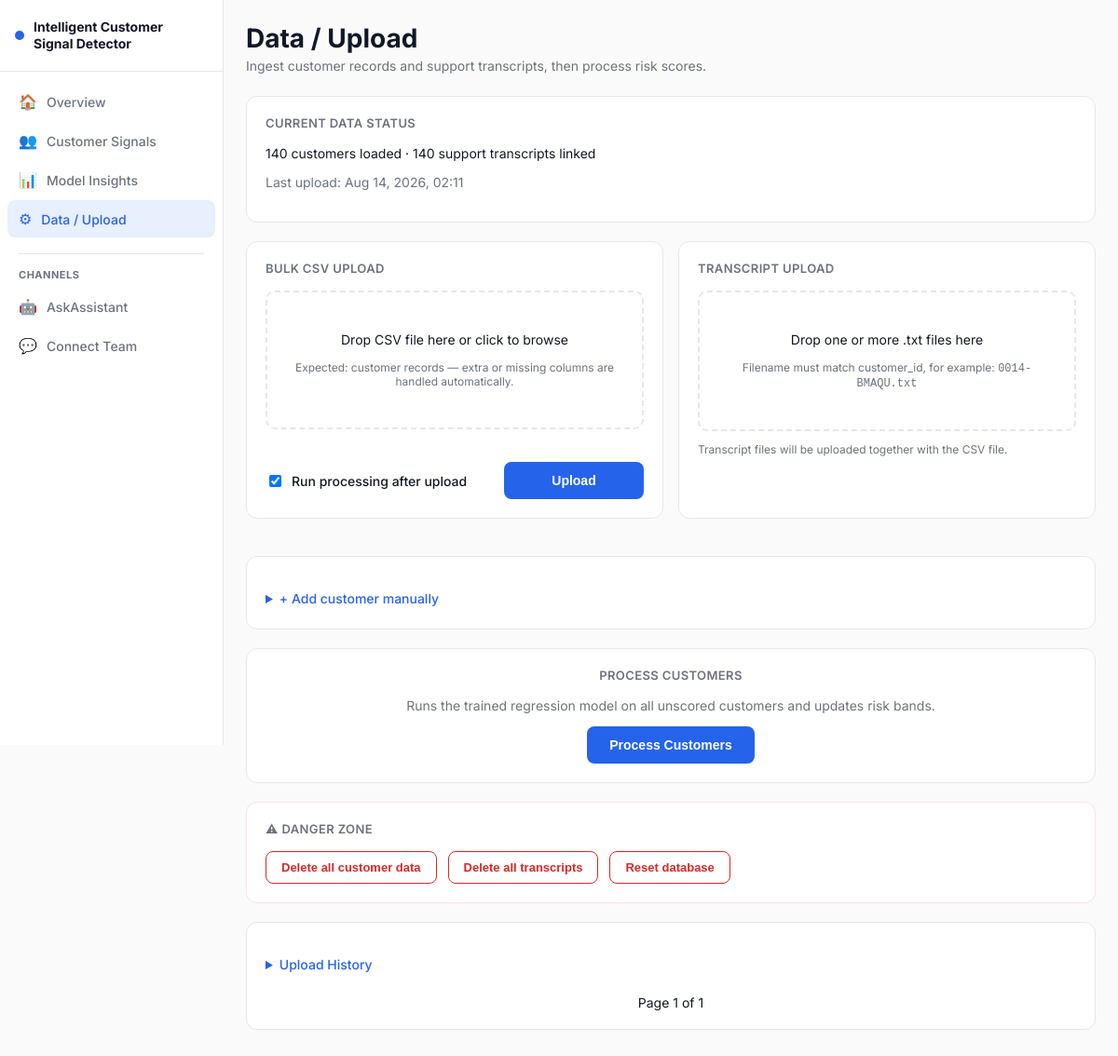
The page /data/ on the database as committed earlier.
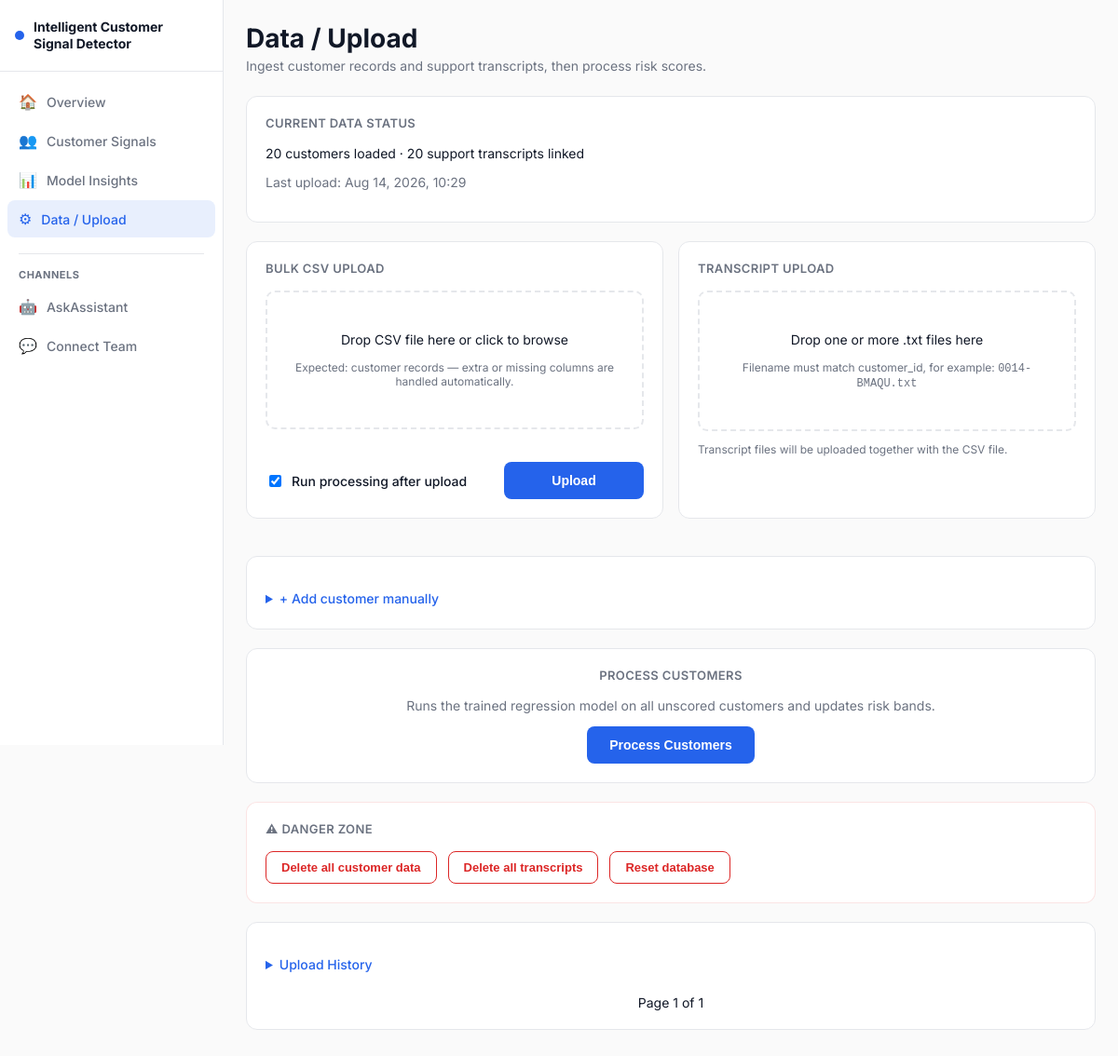
The same page on the database as committed later.
### customer_signal/models.py (models this page shows, shortened)
class UploadBatch(models.Model):
    filename = models.CharField(max_length=255)
    file_type = models.CharField(max_length=10)  # csv / txt
    storage_folder = models.CharField(max_length=500, blank=True)
    rows_added = models.IntegerField(default=0)
    rows_updated = models.IntegerField(default=0)
    rows_skipped_duplicate = models.IntegerField(default=0)
    uploaded_at = models.DateTimeField(auto_now_add=True)
    class Meta:
        ordering = ["-uploaded_at"]

### customer_signal/views.py (the view)
# urls.py: path("data/", views.data_upload, name="data_upload"),
def data_upload(request):
    customer_count = Customer.objects.count()
    transcript_count = Transcript.objects.filter(customer__isnull=False).count()
    last_batch = UploadBatch.objects.first()
    upload_history_qs = UploadBatch.objects.all().order_by('-uploaded_at')
    from django.core.paginator import Paginator
    page = request.GET.get('batch_page', 1)
    paginator = Paginator(upload_history_qs, 10)
    upload_history = paginator.get_page(page)
    context = {
        "customer_count": customer_count,
        "transcript_count": transcript_count,
        "last_batch": last_batch,
        "upload_history": upload_history,
    }
    return render(request, "customer_signal/data_upload.html", context)

### templates/customer_signal/data_upload.html (shortened to what this page needs)
{% extends "customer_signal/base.html" %}
{% load static %}
{% block content %}
<div
  id="data-upload-page"
  data-upload-url="{% url 'api_upload_all' %}"
  data-manual-url="{% url 'api_manual_customer' %}"
  data-process-url="{% url 'api_process' %}"
  data-reset-url="{% url 'api_data_reset' %}"
>
  <div class="page-header">
    <div>
      <h1 class="page-title">Data / Upload</h1>
      <p class="page-subtitle">
        Ingest customer records and support transcripts, then process risk scores.
      </p>
    </div>
  </div>
  <div class="card section">
    <h2 class="section-heading">Current Data Status</h2>
    <p>
      {{ customer_count }} customers loaded ·
      {{ transcript_count }} support transcripts linked
    </p>
    {% if last_batch %}
      <p class="text-secondary">
        Last upload:
        {{ last_batch.uploaded_at|date:"M d, Y, H:i" }}
      </p>
    {% endif %}
  </div>
  <div class="upload-grid">
    <div class="card section">
      <h2 class="section-heading">Bulk CSV Upload</h2>
      <div class="dropzone" id="csv-dropzone">
        <p>Drop CSV file here or click to browse</p>
        <p class="text-secondary small">
          Expected: customer records — extra or missing columns are handled
          automatically.
        </p>
      </div>
      <div class="upload-actions" style="display: flex; align-items: center; justify-content: space-between; margin-top: 20px; padding-top: 15px; border-top: 1px solid var(--border-color);">
        <label class="checkbox" style="display: flex; align-items: center; gap: 8px; font-weight: 500; cursor: pointer;">
          <input type="checkbox" id="auto-process" checked>
          Run processing after upload
        </label>
        <button type="button" class="btn btn-primary btn-large" id="upload-btn" style="min-width: 150px;">
           Upload
        </button>
      </div>
    </div>
    <div class="card section">
      <h2 class="section-heading">Transcript Upload</h2>
      <div class="dropzone" id="txt-dropzone">
        <p>Drop one or more .txt files here</p>
        <p class="text-secondary small">
          Filename must match customer_id, for example:
          <code>0014-BMAQU.txt</code>
        </p>
      </div>
      <p class="text-secondary small">
        Transcript files will be uploaded together with the CSV file.
      </p>
    </div>
  </div>
  <div class="card section">
    <details class="disclosure">
      <summary>+ Add customer manually</summary>
    </details>
  </div>
  <div class="card section process-section">
    <h2 class="section-heading">Process Customers</h2>
    <p class="text-secondary">
      Runs the trained regression model on all unscored customers and updates
      risk bands.
    </p>
    <button
      type="button"
      class="btn btn-primary btn-large"
      id="process-btn"
    >
      Process Customers
    </button>
  </div>
  <div class="card section danger-zone">
    <h2 class="section-heading">⚠ Danger Zone</h2>
    <div class="danger-actions">
      <button
        type="button"
        class="btn btn-danger"
        data-reset-target="customers"
      >
        Delete all customer data
      </button>
      <button
        type="button"
        class="btn btn-danger"
        data-reset-target="transcripts"
      >
        Delete all transcripts
      </button>
      <button
        type="button"
        class="btn btn-danger"
        data-reset-target="all"
      >
        Reset database
      </button>
    </div>
  </div>
  <div class="card section">
    <details class="disclosure">
      <summary>Upload History</summary>
    </details>
    {% if upload_history %}
      <div class="pagination">
        <span class="page-info">
          Page {{ upload_history.number }} of {{ upload_history.paginator.num_pages }}
        </span>
      </div>
    {% endif %}
  </div>
</div>
{% endblock %}

Rows that differ between the two databases and show on the page:
removed UploadBatch: uploaded_at "Aug 14, 2026, 02:11"
added UploadBatch: uploaded_at "Aug 14, 2026, 10:29"
Other text that changed with them:
{{ customer_count }}: "140" → "20"
{{ transcript_count }}: "140" → "20"
